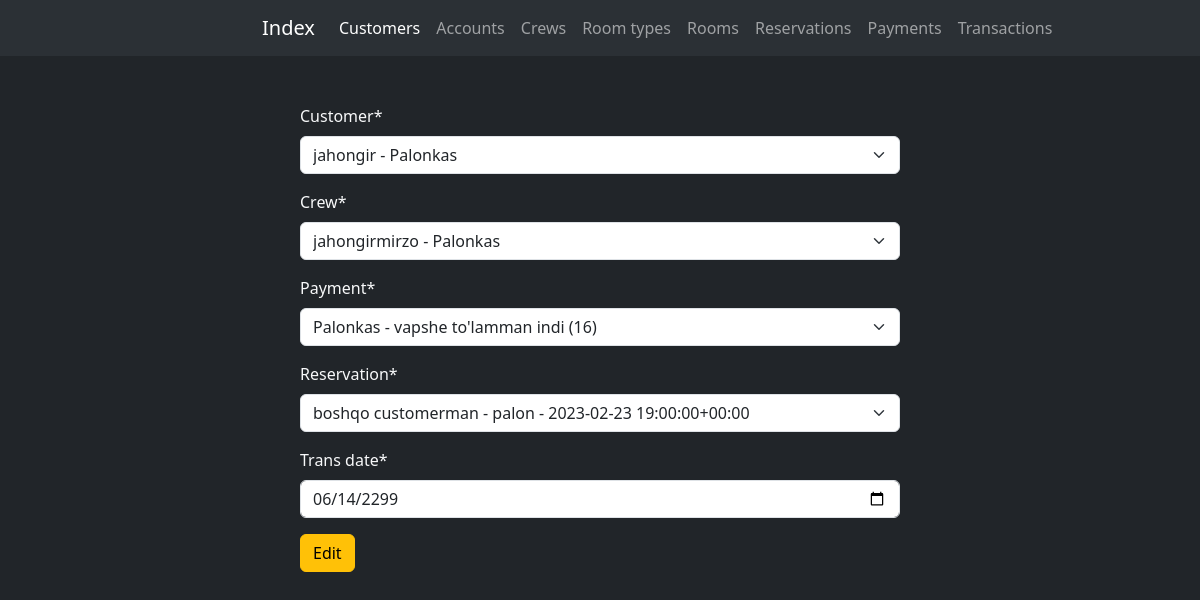
/edit_transaction/6/, run on the app's committed database.
### reservation/models.py (models this page shows, shortened)
class Payment(models.Model):
    customer = models.ForeignKey(Customers, on_delete=models.CASCADE, related_name="customer_payment", verbose_name="Customer")
    method = models.CharField(max_length=150, verbose_name="Payment method")
    amount = models.PositiveIntegerField(verbose_name="Payment amount")
    date = models.DateTimeField(verbose_name="Date of Payment")
    def __str__(self):
        return f'{self.customer.name} - {self.method} ({self.amount})'

class Transaction(models.Model):
    trans_date = models.DateTimeField(verbose_name="Transaction date")
    customer = models.ForeignKey(Customers, on_delete=models.CASCADE, related_name="customer_transaction", verbose_name="Customer")
    crew = models.ForeignKey(Crew, on_delete=models.CASCADE, related_name="crew_transaction", verbose_name="Crew")
    payment = models.OneToOneField(Payment, on_delete=models.CASCADE, related_name="payment_transaction", verbose_name="Payment")
    reservation = models.ForeignKey(Reservation, on_delete=models.CASCADE, related_name="reservation_transaction", verbose_name="Reservation")

### reservation/views.py (the view, shortened to what this page needs)
# urls.py: path('edit_transaction/<int:transaction_id>/', update_transaction, name='update_transaction'),
def update_transaction(request, transaction_id):
    transaction = get_object_or_404(Transaction, id=transaction_id)
    form = TransactionForm(instance=transaction)
    return render(request=request, template_name='reservation/edit_transaction.html', context={'form': form})

### reservation/forms.py
class TransactionForm(forms.ModelForm, forms.Form):
    trans_date = forms.DateField(widget=forms.DateInput(attrs={"type": 'date'}))
    class Meta:
        model = Transaction
        fields = ['customer', 'crew', 'payment', 'reservation', 'trans_date']

### reservation/models.py (called while the page is built)
    def __str__(self):
        return f'{self.account.username} - {self.name}'

    def __str__(self):
        return f'{self.account.username} - {self.name}'

    def __str__(self):
        return f'{self.customer.name} - {self.room.name} - {self.date}'

### templates/reservation/edit_transaction.html (shortened to what this page needs)
{% extends 'navbar.html' %}
{% load crispy_forms_tags %}
{% block content %}
<div class="col-md-6 offset-3 my-5">
    <form action="" method="post">
        {{ form|crispy }}
        <button type="submit" class="btn btn-warning">Edit</button>
    </form>
</div>
{% endblock content %}

### data on the page
Payment: customer "jahongir - Palonkas"
Transaction: crew "jahongirmirzo - Palonkas", payment "Palonkas - vapshe to'lamman indi (16)", reservation "boshqo customerman - palon - 2023-02-23 19:00:00+00:00", trans_date "06/14/2299"
